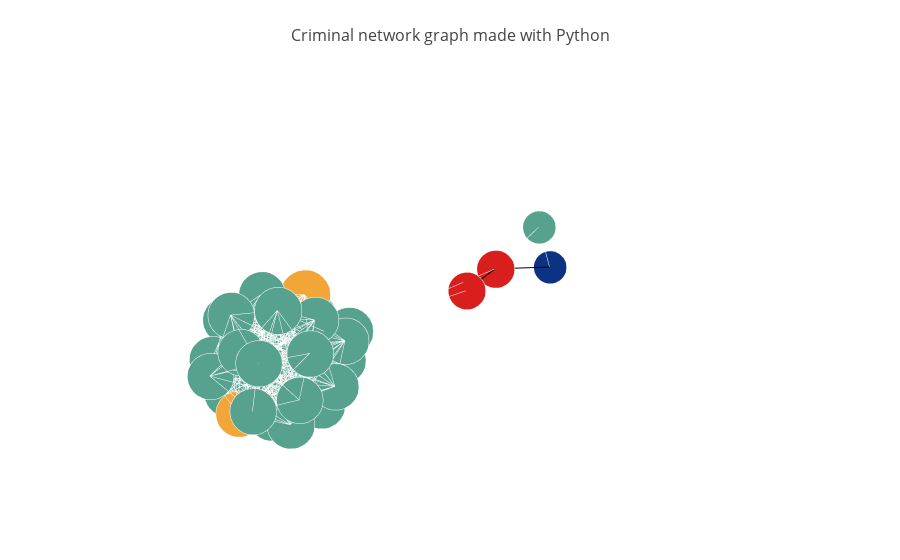

The code cell stored with this chart in its notebook:
### Code cell
fig = Figure(data=data,
              layout=Layout(
                title='<br>Criminal network graph made with Python',
                titlefont=dict(size=16),
                showlegend=False,
                hovermode='closest',
                margin=dict(b=20,l=5,r=5,t=40),
                scene = dict(xaxis=XAxis(visible=False, showgrid=False, zeroline=False, showticklabels=False),
                yaxis=YAxis(visible=False,showgrid=False, zeroline=False, showticklabels=False),
                zaxis=ZAxis(visible=False, showgrid=False))))
   
offline.iplot(fig, filename='User-graphic')
